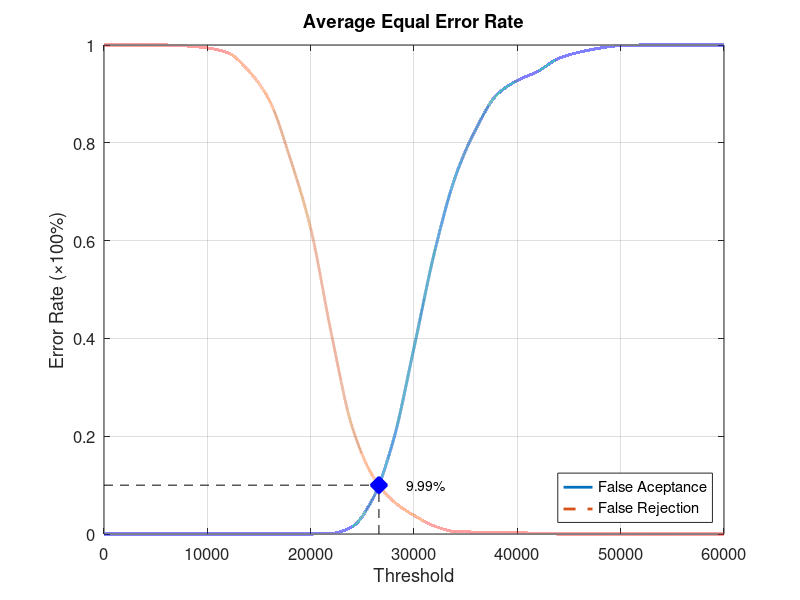
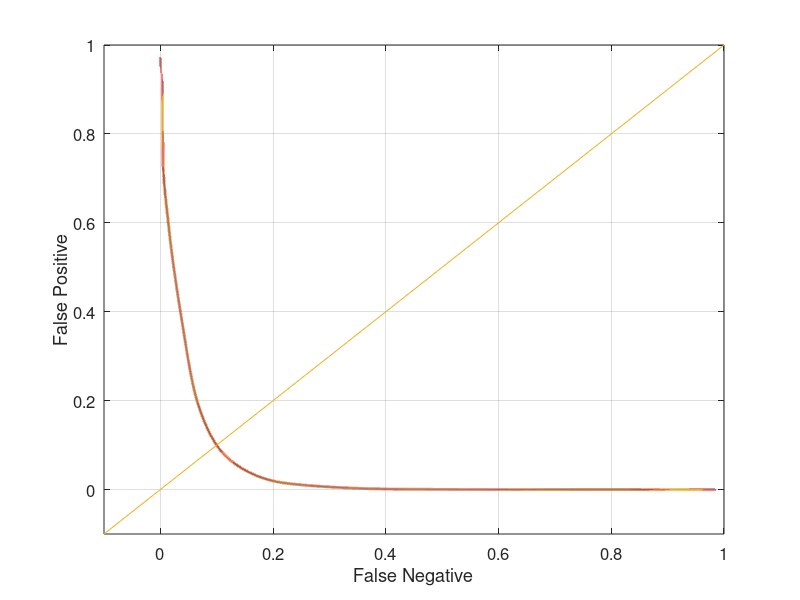

These figures' MATLAB source, in order:
function yEER = Database4Average
close all;
clear;
clc;
x = 0:2000:60000;
xq = 0:0.5:60000;

y0 = [0 0 0 0 0 0 0 0 0 0 0 0.00105263 0.0147368 0.0715789 0.191579 0.381053 0.577895 0.730526 0.828421 0.897895 0.927368 0.946316 0.972632 0.985263 0.993684 0.998947 1 1 1 1 1];
yy0 = interp1(x, y0, xq, 'pchip');
y1 = [1 1 1 1 0.998 0.994 0.984 0.947 0.887 0.769 0.625 0.41 0.22 0.119 0.067 0.038 0.016 0.005 0.004 0.004 0.003 0.001 0 0 0 0 0 0 0 0 0];
yy1 = interp1(x, y1, xq, 'pchip');

% Calculating EER: 
y2 = abs(y0 - y1);
find(y2 == min(y2))
yy2 = abs(yy0 - yy1);
xEER = find(yy2 == min(yy2));
xEERIndex = xq(xEER) % X-axis EER
yEER = yy0(xEER) % Y-axis EER

main = figure
plot(xq, yy0,'-','LineWidth', 2);	hold on
plot(xq, yy1,'--','LineWidth', 2);	hold on
plot([xEERIndex xEERIndex], [0 yEER], 'k--');	hold on
plot([0 xEERIndex], [yEER yEER], 'k--');	hold on
plot(xEERIndex, yEER, 'bx', 'LineWidth', 10);	hold on
text(xEERIndex + 10 * xEERIndex / 100, yEER, [num2str(round((10000 * yEER)) / 100) '%'])
legend('False Aceptance', 'False Rejection', 'Location', 'SouthEast')
xlabel('Threshold')
ylabel('Error Rate (\times100%)')
title('Average Equal Error Rate')
set(gca, 'FontSize', 12)
axis([0 60000 0 1])
grid on

print(main, 'Database4AverageMain', '-dpng');
FNRxFPR = figure('Color', [1 1 1]);
plot(yy1, yy0, '-', yy1, yy0, 'LineWidth', 2);
hold on
y = -0.1:0.1:1
plot(y, y); 
set(gca, 'FontSize', 12)
xlabel('False Negative')
ylabel('False Positive')
axis([-0.1 1 -0.1 1])
set(gca, 'FontSize', 12)
grid on

print(FNRxFPR, 'Database4AverageFNRxFPR','-dpng');
end
